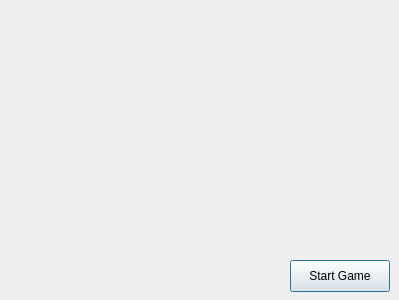
<?xml version="1.0" encoding="UTF-8"?>
<ui version="4.0">
 <class>UsernamesDialog</class>
 <widget class="QDialog" name="UsernamesDialog">
  <property name="geometry">
   <rect>
    <x>0</x>
    <y>0</y>
    <width>399</width>
    <height>300</height>
   </rect>
  </property>
  <property name="windowTitle">
   <string>Enter players</string>
  </property>
  <widget class="QPushButton" name="startGameButton">
   <property name="geometry">
    <rect>
     <x>290</x>
     <y>260</y>
     <width>100</width>
     <height>32</height>
    </rect>
   </property>
   <property name="text">
    <string>Start Game</string>
   </property>
  </widget>
 </widget>
 <resources/>
 <connections/>
</ui>
